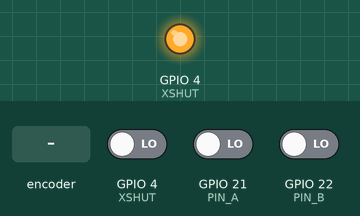
Bench run of a program on a simulated ESP32. Parts: output pins drawn as LEDs (lit = HIGH). Wiring (inferred from the names in the program): VL53L0X range finder at I2C address 0x29. The inputs (shaded band) are chosen by the test bench; at power-on: GPIO 4 (XSHUT) LOW, GPIO 21 (PIN_A) LOW, GPIO 22 (PIN_B) LOW. What the program prints to the serial monitor is not drawn.

Above: at 1.7 s.
1.8 s: rotary encoder on GPIO 21 (PIN_A) / GPIO 22 (PIN_B) turned 1 step (first pin leading)
At 6.3 s:
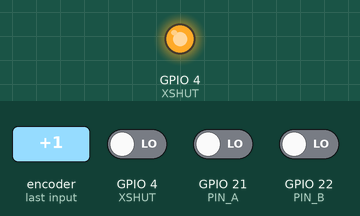
7.2 s: GPIO 4 (XSHUT) driven HIGH
At 12.0 s:
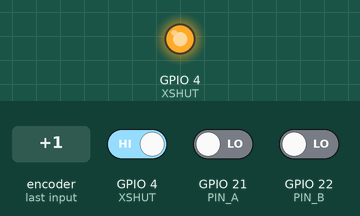
Timing chart, 0 to 17.6 s (numbered marks = the images above; inputs shaded):
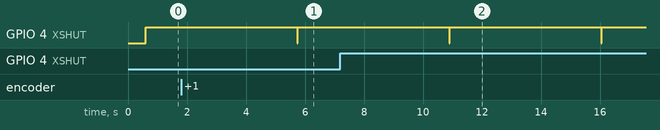

Measured:
- after the input at 1.8 s, GPIO 4 (XSHUT): HIGH → LOW after 3.9 s, → HIGH 0.01 s later
- after the input at 7.2 s, GPIO 4 (XSHUT): alternates HIGH for 5.1 s and LOW for 0.01 s, starting after 3.7 s

The program:

main.cpp
```cpp
// I2C / VL53L0X wiring diagnostic for ESP32
#include <Arduino.h>
#include <Wire.h>

const int PIN_A = 21, PIN_B = 22, XSHUT = 4;

void lineLevels(const char *label) {
  // With internal pulldown, a line only reads HIGH if an external pull-up
  // (on the powered sensor breakout) is connected to it.
  pinMode(PIN_A, INPUT_PULLDOWN); pinMode(PIN_B, INPUT_PULLDOWN); pinMode(XSHUT, INPUT_PULLDOWN);
  delay(5);
  int a = digitalRead(PIN_A), b = digitalRead(PIN_B), x = digitalRead(XSHUT);
  pinMode(PIN_A, INPUT_PULLUP); pinMode(PIN_B, INPUT_PULLUP);
  delay(5);
  int au = digitalRead(PIN_A), bu = digitalRead(PIN_B);
  Serial.printf("[%s] pulldown: GPIO21=%d GPIO22=%d GPIO4(XSHUT)=%d | pullup: GPIO21=%d GPIO22=%d\n",
                label, a, b, x, au, bu);
  pinMode(PIN_A, INPUT); pinMode(PIN_B, INPUT); pinMode(XSHUT, INPUT);
}

int scan(int sda, int scl, uint32_t freq, const char *label) {
  Wire.end();
  Wire.begin(sda, scl, freq);
  Wire.setTimeOut(50);
  int found = 0;
  Serial.printf("  scan %-28s SDA=%d SCL=%d %6lu Hz : ", label, sda, scl, (unsigned long)freq);
  for (uint8_t addr = 1; addr < 127; addr++) {
    Wire.beginTransmission(addr);
    if (Wire.endTransmission() == 0) { Serial.printf("0x%02X ", addr); found++; }
  }
  Serial.println(found ? "" : "(nothing)");
  return found;
}

void readModelId(int sda, int scl) {
  Wire.end();
  Wire.begin(sda, scl, 100000);
  Wire.beginTransmission(0x29); Wire.write(0xC0); Wire.endTransmission(false);
  if (Wire.requestFrom(0x29, 2) == 2) {
    uint8_t id = Wire.read(), type = Wire.read();
    Serial.printf("  0x29 model ID reg 0xC0 = 0x%02X (VL53L0X = 0xEE), 0xC1 = 0x%02X (expect 0xAA)\n", id, type);
  } else {
    Serial.println("  could not read model ID");
  }
}

void runAll() {
  Serial.println("\n===== I2C DIAGNOSTIC =====");

  lineLevels("XSHUT released");

  Serial.println("XSHUT released (floating, breakout pull-up keeps sensor on):");
  pinMode(XSHUT, INPUT); delay(20);
  int f1 = scan(21, 22, 100000, "normal 100k");
  int f2 = scan(21, 22, 10000,  "normal 10k (slow)");
  int f3 = scan(22, 21, 100000, "SWAPPED 100k");
  int f4 = scan(22, 21, 10000,  "SWAPPED 10k (slow)");

  Serial.println("XSHUT driven HIGH after reset pulse (as your sketch does):");
  pinMode(XSHUT, OUTPUT); digitalWrite(XSHUT, LOW); delay(10); digitalWrite(XSHUT, HIGH); delay(20);
  int f5 = scan(21, 22, 100000, "normal 100k");
  int f6 = scan(22, 21, 100000, "SWAPPED 100k");
  int x  = digitalRead(XSHUT);
  Serial.printf("  GPIO4 readback while driven HIGH = %d\n", x);
  pinMode(XSHUT, INPUT);

  if (f1 || f2 || f5) readModelId(21, 22);
  else if (f3 || f4 || f6) readModelId(22, 21);

  Serial.println("===== END =====");
}

void setup() {
  Serial.begin(115200);
  delay(500);
}

void loop() {
  runAll();
  delay(5000);
}
```
